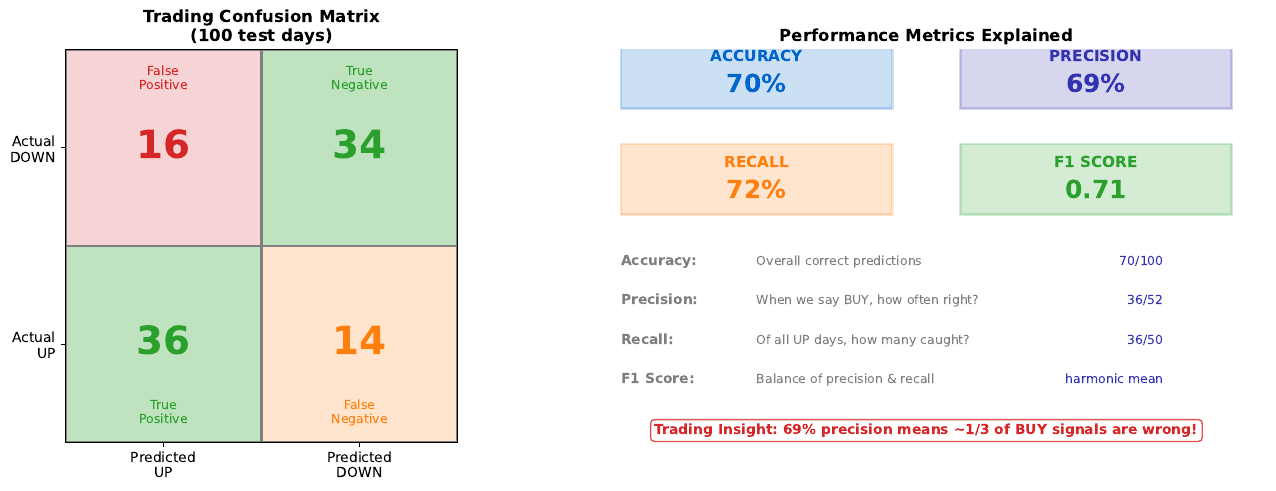

Recreate this plot in Python.
# ==============================================================================
# Chart: Confusion Matrix
# Source: https://github.com/Digital-AI-Finance/neural-networks/tree/main/19_confusion_matrix/
# Author: Digital-AI-Finance
# License: MIT License
# Created: 2025-11-24
# ==============================================================================

"""
Confusion Matrix

Classification performance metrics visualization

Source: https://github.com/Digital-AI-Finance/neural-networks/tree/main/19_confusion_matrix/
"""

CHART_METADATA = {
    'name': 'Confusion Matrix',
    'url': 'https://github.com/QuantLet/neural-networks-introduction/tree/main/19_confusion_matrix',
    'author': 'Digital-AI-Finance',
    'license': 'MIT License',
    'created': '2025-11-24',
    'description': 'Classification performance metrics visualization'
}

"""
Chart 19: Confusion Matrix
2x2 matrix showing precision/recall trade-off for trading decisions.
"""

import numpy as np
import matplotlib.pyplot as plt

# Colors
mlpurple = '#3333b2'
mlblue = '#0066cc'
mlgreen = '#2ca02c'
mlorange = '#ff7f0e'
mlred = '#d62728'
mlgray = '#7f7f7f'

fig, axes = plt.subplots(1, 2, figsize=(14, 5))

# Panel 1: Confusion Matrix
ax1 = axes[0]

# Matrix values (realistic for 70% accuracy)
# Actual: 50 up days, 50 down days
# Predicted correctly: ~70% each
tp = 36  # True Positive: Predicted UP, Actual UP
fn = 14  # False Negative: Predicted DOWN, Actual UP
fp = 16  # False Positive: Predicted UP, Actual DOWN
tn = 34  # True Negative: Predicted DOWN, Actual DOWN

matrix = np.array([[tp, fn], [fp, tn]])

# Create confusion matrix visualization
im = ax1.imshow([[0, 0], [0, 0]], cmap='Blues', alpha=0)

# Draw cells manually with colors
# True Positive (good)
ax1.add_patch(plt.Rectangle((-.5, -.5), 1, 1, fill=True, facecolor=mlgreen, alpha=0.3))
# True Negative (good)
ax1.add_patch(plt.Rectangle((.5, .5), 1, 1, fill=True, facecolor=mlgreen, alpha=0.3))
# False Positive (bad)
ax1.add_patch(plt.Rectangle((-.5, .5), 1, 1, fill=True, facecolor=mlred, alpha=0.2))
# False Negative (bad)
ax1.add_patch(plt.Rectangle((.5, -.5), 1, 1, fill=True, facecolor=mlorange, alpha=0.2))

# Add values
ax1.text(0, 0, f'{tp}', fontsize=28, ha='center', va='center', fontweight='bold', color=mlgreen)
ax1.text(1, 0, f'{fn}', fontsize=28, ha='center', va='center', fontweight='bold', color=mlorange)
ax1.text(0, 1, f'{fp}', fontsize=28, ha='center', va='center', fontweight='bold', color=mlred)
ax1.text(1, 1, f'{tn}', fontsize=28, ha='center', va='center', fontweight='bold', color=mlgreen)

# Add labels
ax1.text(0, -0.35, 'True\nPositive', fontsize=9, ha='center', va='center', color=mlgreen)
ax1.text(1, -0.35, 'False\nNegative', fontsize=9, ha='center', va='center', color=mlorange)
ax1.text(0, 1.35, 'False\nPositive', fontsize=9, ha='center', va='center', color=mlred)
ax1.text(1, 1.35, 'True\nNegative', fontsize=9, ha='center', va='center', color=mlgreen)

ax1.set_xticks([0, 1])
ax1.set_yticks([0, 1])
ax1.set_xticklabels(['Predicted\nUP', 'Predicted\nDOWN'], fontsize=10)
ax1.set_yticklabels(['Actual\nUP', 'Actual\nDOWN'], fontsize=10)
ax1.set_xlim(-0.5, 1.5)
ax1.set_ylim(-0.5, 1.5)
ax1.set_title('Trading Confusion Matrix\n(100 test days)', fontsize=12, fontweight='bold')

# Add grid
for i in range(2):
    ax1.axhline(y=i-0.5, color=mlgray, linewidth=2)
    ax1.axvline(x=i-0.5, color=mlgray, linewidth=2)
ax1.axhline(y=1.5, color=mlgray, linewidth=2)
ax1.axvline(x=1.5, color=mlgray, linewidth=2)

# Panel 2: Metrics breakdown
ax2 = axes[1]
ax2.axis('off')

# Calculate metrics
accuracy = (tp + tn) / (tp + tn + fp + fn) * 100
precision = tp / (tp + fp) * 100
recall = tp / (tp + fn) * 100
f1 = 2 * (precision * recall) / (precision + recall) / 100

# Metrics boxes
y_pos = 0.85
box_height = 0.18

# Accuracy
ax2.add_patch(plt.Rectangle((0.05, y_pos), 0.4, box_height, fill=True,
              facecolor=mlblue, alpha=0.2, edgecolor=mlblue, linewidth=2))
ax2.text(0.25, y_pos + 0.12, 'ACCURACY', fontsize=11, ha='center', fontweight='bold', color=mlblue)
ax2.text(0.25, y_pos + 0.04, f'{accuracy:.0f}%', fontsize=18, ha='center', fontweight='bold', color=mlblue)

# Precision
ax2.add_patch(plt.Rectangle((0.55, y_pos), 0.4, box_height, fill=True,
              facecolor=mlpurple, alpha=0.2, edgecolor=mlpurple, linewidth=2))
ax2.text(0.75, y_pos + 0.12, 'PRECISION', fontsize=11, ha='center', fontweight='bold', color=mlpurple)
ax2.text(0.75, y_pos + 0.04, f'{precision:.0f}%', fontsize=18, ha='center', fontweight='bold', color=mlpurple)

y_pos = 0.58
# Recall
ax2.add_patch(plt.Rectangle((0.05, y_pos), 0.4, box_height, fill=True,
              facecolor=mlorange, alpha=0.2, edgecolor=mlorange, linewidth=2))
ax2.text(0.25, y_pos + 0.12, 'RECALL', fontsize=11, ha='center', fontweight='bold', color=mlorange)
ax2.text(0.25, y_pos + 0.04, f'{recall:.0f}%', fontsize=18, ha='center', fontweight='bold', color=mlorange)

# F1
ax2.add_patch(plt.Rectangle((0.55, y_pos), 0.4, box_height, fill=True,
              facecolor=mlgreen, alpha=0.2, edgecolor=mlgreen, linewidth=2))
ax2.text(0.75, y_pos + 0.12, 'F1 SCORE', fontsize=11, ha='center', fontweight='bold', color=mlgreen)
ax2.text(0.75, y_pos + 0.04, f'{f1:.2f}', fontsize=18, ha='center', fontweight='bold', color=mlgreen)

# Explanations
explanations = [
    ('Accuracy:', 'Overall correct predictions', f'{tp+tn}/{tp+tn+fp+fn}'),
    ('Precision:', 'When we say BUY, how often right?', f'{tp}/{tp+fp}'),
    ('Recall:', 'Of all UP days, how many caught?', f'{tp}/{tp+fn}'),
    ('F1 Score:', 'Balance of precision & recall', 'harmonic mean'),
]

y_start = 0.45
for i, (metric, desc, formula) in enumerate(explanations):
    ax2.text(0.05, y_start - i*0.1, metric, fontsize=10, fontweight='bold', color=mlgray)
    ax2.text(0.25, y_start - i*0.1, desc, fontsize=9, color=mlgray)
    ax2.text(0.85, y_start - i*0.1, formula, fontsize=9, color=mlpurple, ha='right')

# Business insight
ax2.text(0.5, 0.02, 'Trading Insight: 69% precision means ~1/3 of BUY signals are wrong!',
        fontsize=10, ha='center', fontweight='bold', color=mlred,
        bbox=dict(boxstyle='round', facecolor='white', edgecolor=mlred, alpha=0.8))

ax2.set_xlim(0, 1)
ax2.set_ylim(0, 1)
ax2.set_title('Performance Metrics Explained', fontsize=12, fontweight='bold')

plt.tight_layout()
plt.savefig('confusion_matrix.pdf', dpi=300, bbox_inches='tight')
plt.close()

print("Saved: 19_confusion_matrix/confusion_matrix.pdf")

# Source: https://github.com/Digital-AI-Finance/neural-networks/tree/main/19_confusion_matrix/
